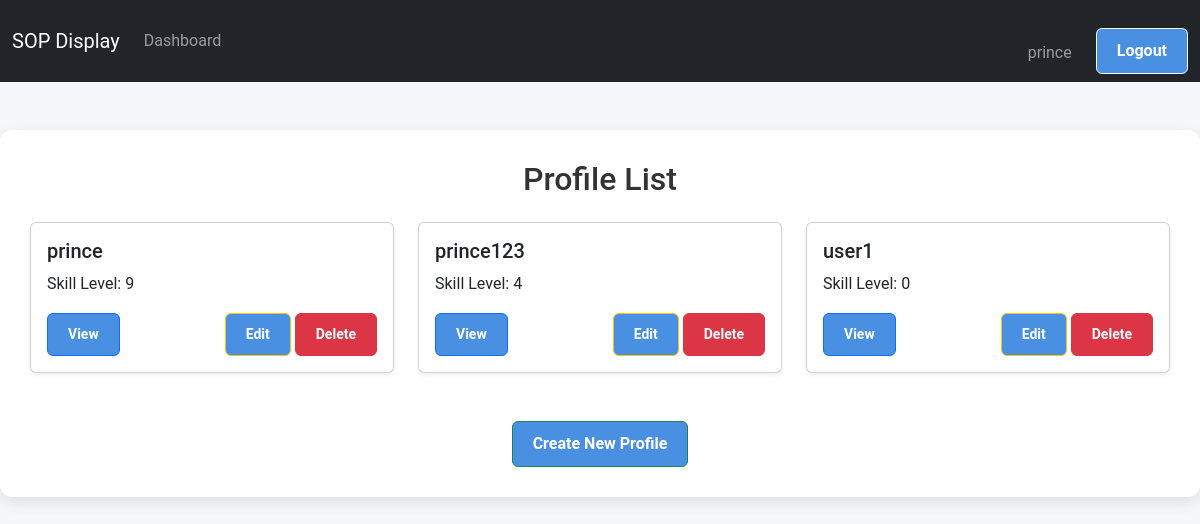
The app's page /account/profiles/ (signed in) with its own data.
### user_app/models.py (models this page shows, shortened)
class Profile(models.Model):
    user = models.OneToOneField(User, on_delete=models.CASCADE)
    my_skill = models.IntegerField(default=0,blank=True) # set a default value
    user_Id=models.CharField(max_length=200,blank=True)

### user_app/views.py (the view)
# urls.py: path('profiles/', views.profile_list, name='profile_list'),
@login_required
def profile_list(request):
    profiles = Profile.objects.all()
    return render(request, 'user_app/profile_list.html', {'profiles': profiles})

### user_app/templates/user_app/profile_list.html
{% extends 'base.html' %}
{% block content %}
<div class="container mt-5">
    <h2 class="text-center mb-4">Profile List</h2>
    <div class="row">
        {% for profile in profiles %}
        <div class="col-md-4 mb-4">
            <div class="card shadow-sm">
                <div class="card-body">
                    <h5 class="card-title">{{ profile.user.username }}</h5>
                    <p class="card-text">Skill Level: {{ profile.my_skill }}</p>
                    <div class="d-flex justify-content-between">
                        <a href="{% url 'profile_detail' profile.pk %}" class="btn btn-primary btn-sm">View</a>
                        <div>
                            <a href="{% url 'profile_update' profile.pk %}" class="btn btn-warning btn-sm">Edit</a>
                            <a href="{% url 'profile_delete' profile.pk %}" class="btn btn-danger btn-sm">Delete</a>
                        </div>
                    </div>
                </div>
            </div>
        </div>
        {% endfor %}
    </div>
    <div class="text-center mt-4">
        <a href="{% url 'profile_create' %}" class="btn btn-success">Create New Profile</a>
    </div>
</div>
{% endblock %}

### templates/base.html (shortened to what this page needs)
{% load static %}
<!DOCTYPE html>
<html lang="en">
  <head>
    <link rel="stylesheet" href="{% static 'css/bootstrap.css' %}" />
  </head>
  <body>
    <nav class="navbar navbar-expand-lg navbar-dark bg-dark" id="mainNavbar">
      <div class="container-fluid">
        <a class="navbar-brand" href="/">SOP Display</a>
        <div class="collapse navbar-collapse" id="navbarContent">
          <ul class="navbar-nav me-auto mb-2 mb-lg-0">
            {% if user.is_authenticated %}
            <li class="nav-item">
              <a
                class="nav-link {% if request.resolver_match.url_name == 'dashboard' %}active{% endif %}"
                href="{% url 'dashboard' %}"
                >Dashboard</a
              >
            </li>
             {% endif %}
          </ul>
          <ul class="navbar-nav ">
            {% if user.is_authenticated %}
            <li class="nav-item mt-4">
              <span class=" nav-link  me-3">{{ user.username }}</span>
            </li>
            <li class="nav-item">
              <form method="post" action="{% url 'logout' %}">
                <button class="btn btn-outline-light" type="submit">
                  Logout
                </button>
              </form>
            </li>
            {% endif %}
          </ul>
        </div>
      </div>
    </nav>
    {% block content %} {% endblock content %}
  </body>
</html>

### templates/base.html (style rules this page uses)
html, body { height: 100%; margin: 0; padding: 0; overflow-x: hidden; }
body { padding-top: 0px; }
.navbar { transition: transform 0.3s ease; }
body { scrollbar-width: none; -ms-overflow-style: none; }
:root { --primary-color: #4a90e2; --secondary-color: #f5f7fa; --text-color: #333; --border-color: #e0e0e0; }
body { font-family: "Roboto", Arial, sans-serif; background-color: var(--secondary-color); color: var(--text-color); line-height: 1.6; margin: 0; padding: 0; }
.container { max-width: 1200px; margin: 40px auto; padding: 30px; background-color: #ffffff; border-radius: 12px; box-shadow: 0 5px 15px rgba(0, 0, 0, 0.1); }
.btn { display: inline-block; background-color: var(--primary-color); color: white; padding: 10px 20px; text-decoration: none; border-radius: 6px; font-weight: bold; transition: background-color 0.3s ease; }
.btn-danger { background-color: #dc3545; }
form { margin-top: 20px; }
form button { background-color: var(--primary-color); color: white; border: none; padding: 12px 24px; font-size: 18px; border-radius: 6px; cursor: pointer; transition: background-color 0.3s ease; }
.btn-primary { background-color: var(--primary-color); }

### records on screen
Profile: user.username "prince", my_skill "9"
Profile: user.username "prince123", my_skill "4"
Profile: user.username "user1", my_skill "0"

### other values on screen
{{ user.username }} "prince"
